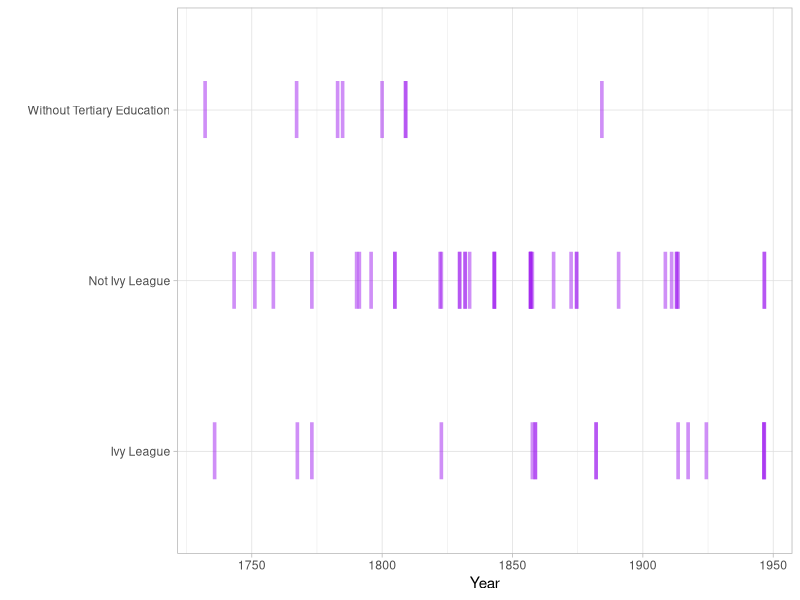
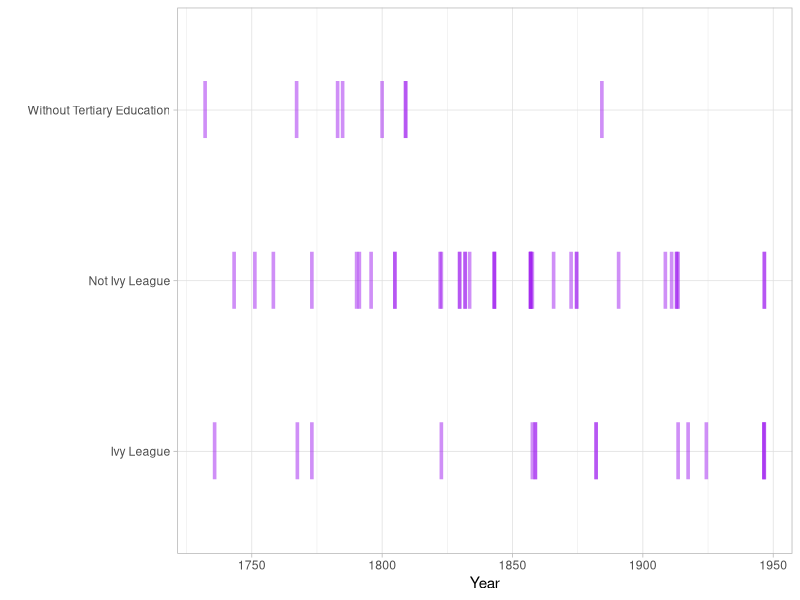

Write the R code that produced these figures, in order.
library("tidyverse")
library("ggplot2")

# Load data
uni_data <- read_csv("presidential_birth_date.csv")

# Cleaning
uni_data <- uni_data |>
  mutate(education = if_else(startsWith(education,"Yale"),"Yale University",education)) |>
  mutate(education = if_else(startsWith(education,"Harvard"),"Harvard University",education)) |>
  mutate(education = if_else(startsWith(education,"Edmund"),"Walsh School of Foreign Service",education)) |>
  mutate(education = if_else(startsWith(education,"University of North Carolina"),"University of North Carolina",education)) |>
  mutate(education = if_else(startsWith(education,"University of Cincinnati"),"University of Cincinnati",education)) |>
  mutate(education = if_else(startsWith(education,"University of Virginia"),"University of Virginia",education)) |>
  mutate(education = if_else(startsWith(education,"Columbia"),"Columbia University",education)) |>
  mutate(education = if_else(startsWith(education,"Albany Law"),"University at Albany",education)) |>
  mutate(education = if_else(startsWith(education,"X"),"Without Tertiary Education",education)) |>
  mutate(education = if_else(startsWith(education,"Northampton"),"University of Northampton",education)) |>
  mutate(education = ifelse(education %in% c("Harvard University", "Yale University", "Princeton Univeristy", "University of Pennsylvania", "Columbia University"),"Ivy League", education)) |>
  mutate(education = ifelse(education %in% c("Ivy League", "Without Tertiary Education"), education, "Not Ivy League"))

uni_data |>
  ggplot(aes(y = education, x = birth_date)) +
  geom_point(shape = 124, size=15, alpha=0.5, colour='purple') + # shape=124 sets the points to be the pipe-symbol "|"
  theme_light() +
  ylab("") +
  xlab("Year")
ggsave("Barcode_Presidents.pdf", width = 7, height = 4)

